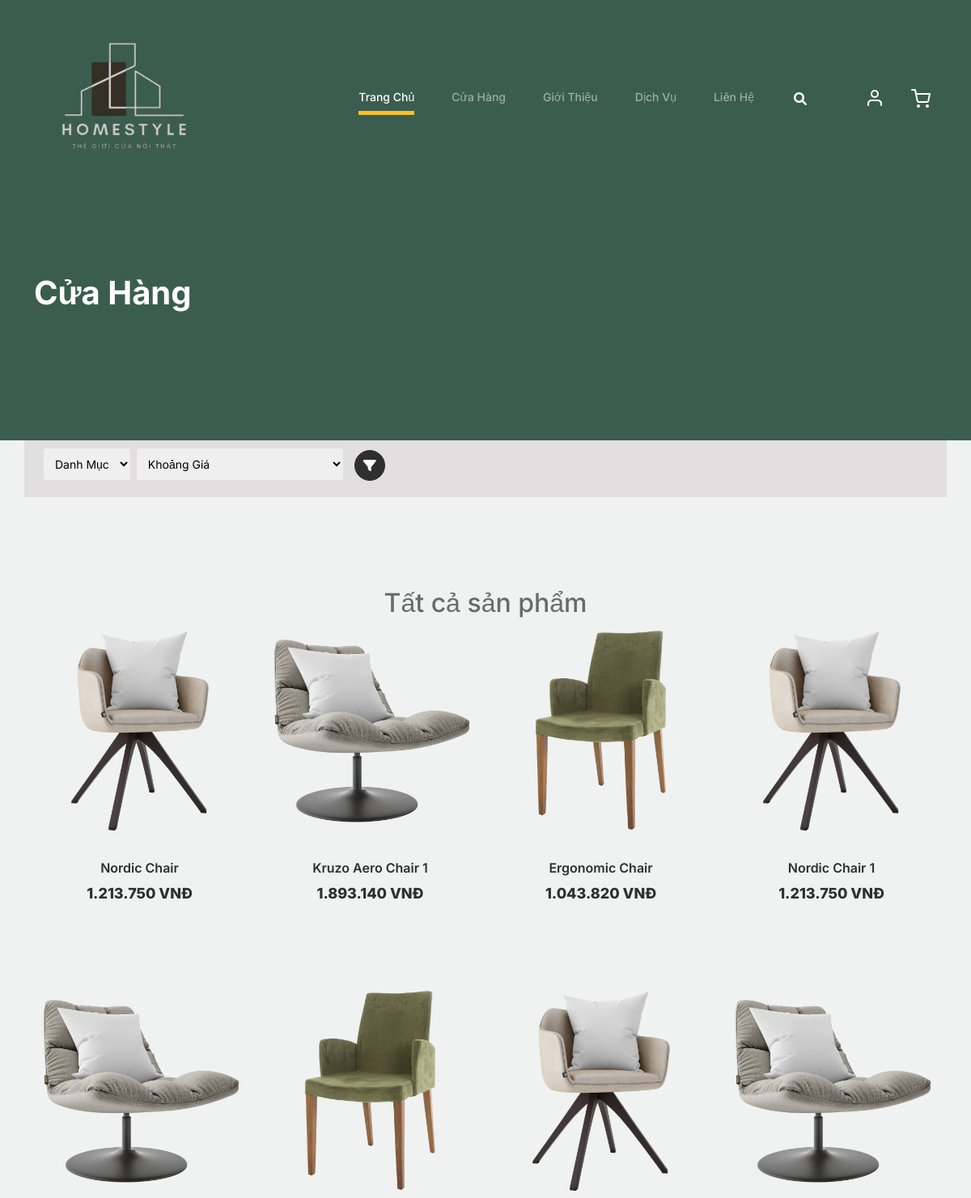
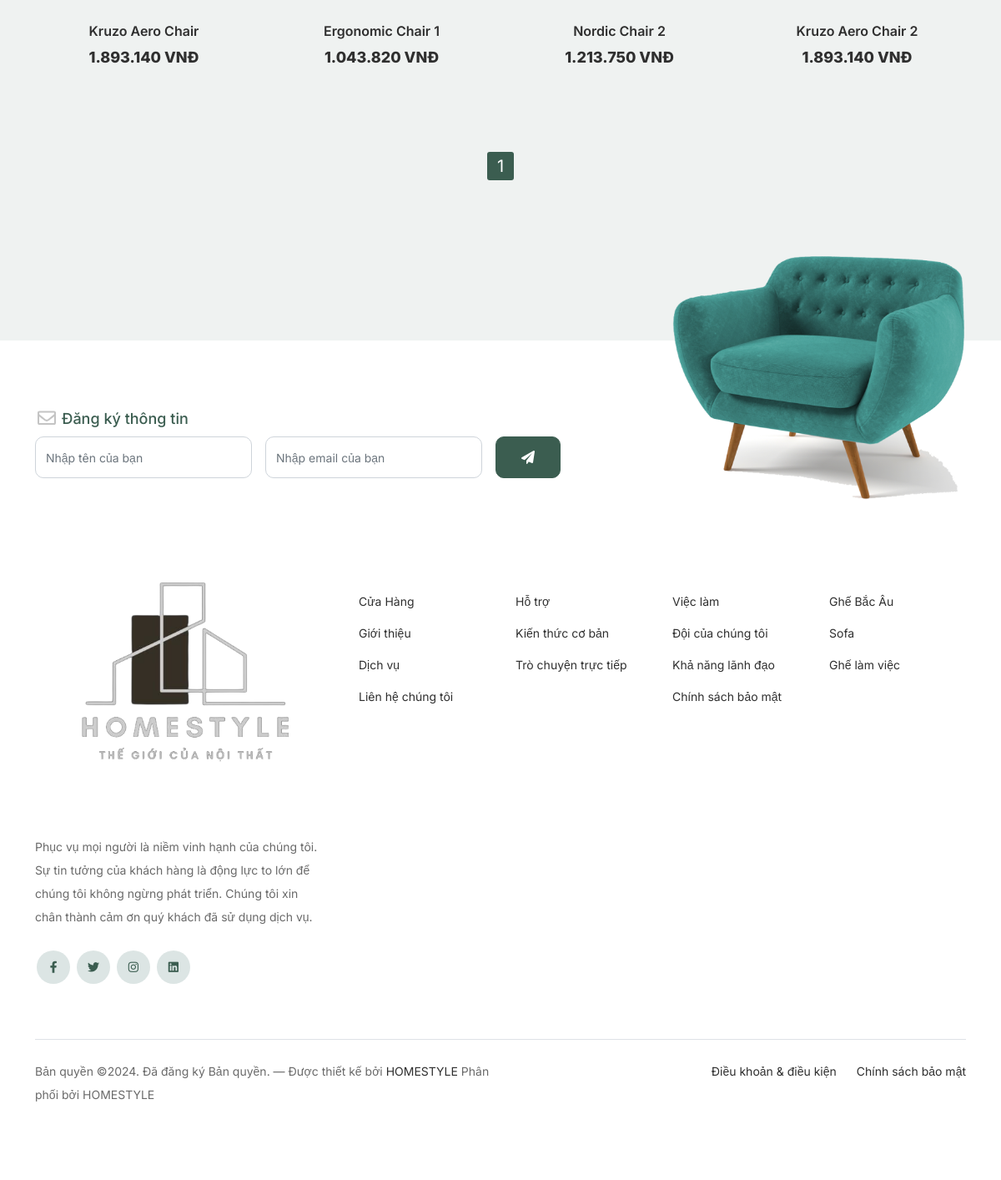
The app's page /index.php?page=shop with its own data (2 pictures, top to bottom).
### tables this page shows
CREATE TABLE `sanpham` (
  `id` int(11) NOT NULL,
  `ten` varchar(50) NOT NULL,
  `gia` float NOT NULL,
  `soluong` int(11) NOT NULL,
  `id_dm` int(11) NOT NULL,
  `img` varchar(300) NOT NULL,
  `view` int(11) NOT NULL,
  `tinhtrang` int(11) NOT NULL,
  `nhacungcap` int(11) NOT NULL,
  `mota` varchar(255) NOT NULL,
  `gioithieu` varchar(500) NOT NULL
);

### view/product.php (the view, shortened to what this page needs)
        <div class="hero">
				<div class="container">
					<div class="row justify-content-between">
						<div class="col-lg-5">
							<div class="intro-excerpt">
								<h1>Cửa Hàng</h1>
							</div>
						</div>
						<div class="col-lg-7">
						</div>
					</div>
				</div>
			</div>
<div class="container">
	<div class="row">
		<div class="kind_product">
		<form method="post" action="">
			<select class="select-category" id="category" name="category">
				<option value="">Danh Mục</option>
			</select>
			<select class="select-category" id="priceRange" name="priceRange">
				<option value="">Khoảng Giá</option>
			</select>
			<button class="btn btn-kind_category" type="submit" name="filter" value="filter">
				<i class="fa-solid fa-filter"></i>
			</button>
		</form>
		</div>
	</div>
</div>
		<?php
		  if(isset($_POST['filter'])){
			$whereClause = "";
			if($_POST['priceRange'] == '' && $_POST['category'] != ''){
				$category = $_POST['category'];
				$whereClause .= "id_dm = '$category'";
			}
			if($_POST['priceRange'] != '' && $_POST['category'] == ''){
				$priceRange = explode('-', $_POST['priceRange']);
				$minPrice = $priceRange[0];
				$maxPrice = $priceRange[1];
				$whereClause .= "gia BETWEEN $minPrice AND $maxPrice";
			}
			if($_POST['priceRange'] != '' && $_POST['category'] != ''){
				$category = $_POST['category'];
				$priceRange = explode('-', $_POST['priceRange']);
				$minPrice = $priceRange[0];
				$maxPrice = $priceRange[1];
				$whereClause .= "id_dm = '$category'" . "AND gia BETWEEN $minPrice AND $maxPrice";
			}
			if($_POST['category'] == '' && $_POST['priceRange'] == ''){
				echo
				'
				<div class="untree_co-section product-section before-footer-section">
					<div class="container">
						  <div class="row">
							<h2 class="text-center">Tất cả sản phẩm</h2>';
						$conn = conectdb();
						if(isset($_REQUEST['pagi'])){
							$offset = ($_REQUEST['pagi']-1)*8;
						}
						else $offset = 0;
						$stmt = $conn->query("SELECT * FROM sanpham limit 8 offset $offset");
						foreach($stmt as $product){
								echo '
								<div class="col-12 col-md-4 col-lg-3 mb-5">
								<form action="index.php?page=addcart" method = "post">
									<input type = "hidden" name="id" value="'.$product['id'].'">
									<input type = "hidden" name="img" value="'.$product['img'].'">
									<input type = "hidden" name="ten" value="'.$product['ten'].'">
									<input type = "hidden" name="gia" value="'.$product['gia'].'">
									<a class="product-item" href="index.php?page=Product Details">
										<img src="uploadsPr/'.$product['img'].'" class="img-fluid product-thumbnail">
										<h3 class="product-title">'.$product['ten'].'</h3>
										<strong class="product-price">' . number_format($product['gia'], 0, ',', '.') . ' VNĐ</strong>
										<button class="icon-cross" type="submit" name="sub" value="AddToCart">
											<img src="Assets/images/cross.svg" class="img-fluid">
										</button>
									</a>
								</form>
								</div>
								';
							}
						echo '
						</div>
						  </div>
				';
				echo '
				<div class="text-center load_page load-dis">';
				$rows = $conn->query("SELECT count(*) FROM sanpham")->fetchColumn();
				$total_pages = ceil($rows/8);
				if(isset($_GET['pagi'])){
					$pagi = $_GET['pagi'];
				}else{
					$pagi = 1;
				}
					$next = $pagi + 1;
					$prev = $pagi - 1;
				if($total_pages > 8){
				}
				if($pagi > 1){ echo '<a class="pagi_load pagi-icon" href="index.php?page=shop&pagi='.$prev.'"><i class="fa-solid fa-chevron-left"></i></a>';}
				for($i = 1; $i <= $total_pages; $i++){
					if($i == $pagi){
						echo '<li class="pagi_load active_pr">
							<a class="pagi_load bg-active" href="index.php?page=shop&pagi='.$i.'">'.$i.'</a>
						</li>';
					}else{
					echo '<a class="pagi_load clone-pagi" href="index.php?page=shop&pagi='.$i.'">'.$i.'</a>';}
				}
				if($pagi < $total_pages){ echo '<a class="pagi_load  pagi-icon" href="index.php?page=shop&pagi='.$next.'"><i class="fa-solid fa-chevron-right"></i></a>';}
				echo '
				</div>
				</div>
				</div>
				';
			}
			if($whereClause != ""){
						$filter = filter($whereClause);
						if(!empty($filter)){
							echo '
			<div class="untree_co-section product-section before-footer-section">
				<div class="container">
					<div class="row">
						<h2 class="text-center">Các Sản Phẩm</h2>';
						foreach($filter as $product){
						echo '
						<div class="col-12 col-md-4 col-lg-3 mb-5">
						<form action="index.php?page=addcart" method = "post">
							<input type = "hidden" name="id" value="'.$product['id'].'">
							<input type = "hidden" name="img" value="'.$product['img'].'">
							<input type = "hidden" name="ten" value="'.$product['ten'].'">
							<input type = "hidden" name="gia" value="'.$product['gia'].'">
							<a class="product-item" href="index.php?page=Product Details">
								<img src="uploadsPr/'.$product['img'].'" class="img-fluid product-thumbnail">
								<h3 class="product-title">'.$product['ten'].'</h3>
								<strong class="product-price">' . number_format($product['gia'], 0, ',', '.') . ' VNĐ</strong>
								<button class="icon-cross" type="submit" name="sub" value="AddToCart">
									<img src="Assets/images/cross.svg" class="img-fluid">
								</button>
							</a>
						</form>
						</div>
						';
						}
						echo '
					</div>
				</div>
			 ';
			 echo '
		<div class="text-center load_page load-dis">';
		$conn = conectdb();
		$rows = $conn->query("SELECT count(*) FROM sanpham")->fetchColumn();
		$total_pages = ceil($rows/8);
		if(isset($_GET['pagi'])){
			$pagi = $_GET['pagi'];
		}else{
			$pagi = 1;
		}
			$next = $pagi + 1;
			$prev = $pagi - 1;
		if($total_pages > 8){
		}
		if($pagi > 1){ echo '<a class="pagi_load pagi-icon" href="index.php?page=shop&pagi='.$prev.'"><i class="fa-solid fa-chevron-left"></i></a>';}
		for($i = 1; $i <= $total_pages; $i++){
			if($i == $pagi){
				echo '<li class="pagi_load active_pr"><a class="pagi_load bg-active" href="index.php?page=shop&pagi='.$i.'">'.$i.'</a></li>';
			}else{
			echo '<a class="pagi_load clone-pagi" href="index.php?page=shop&pagi='.$i.'">'.$i.'</a>';}
		}
		if($pagi < $total_pages){ echo '<a class="pagi_load  pagi-icon" href="index.php?page=shop&pagi='.$next.'"><i class="fa-solid fa-chevron-right"></i></a>';}
		echo '
		</div>
		</div>
		</div>
		';
			}else{
				echo '
				<div class="container">
					<p class="error_text error_center">Không tìm thấy sản phẩm</p>
					<div class="filter_hallow-parent">
						<img class="filter_hallow" src="https://lanhuonglip.com/assets/images/cart_empty.png"></img>
					</div>
				</div>';
			}
		}
	}else {
		echo
		'
		<div class="untree_co-section product-section before-footer-section">
		    <div class="container">
		      	<div class="row">
					<h2 class="text-center">Tất cả sản phẩm</h2>';
				$conn = conectdb();
                if(isset($_REQUEST['pagi'])){
                    $offset = ($_REQUEST['pagi']-1)*8;
                }
                else $offset = 0;
                $stmt = $conn->query("SELECT * FROM sanpham limit 8 offset $offset");
                foreach($stmt as $product){
						echo '
						<div class="col-12 col-md-4 col-lg-3 mb-5">
						<form action="index.php?page=addcart" method = "post">
							<input type = "hidden" name="id" value="'.$product['id'].'">
							<input type = "hidden" name="img" value="'.$product['img'].'">
							<input type = "hidden" name="ten" value="'.$product['ten'].'">
							<input type = "hidden" name="gia" value="'.$product['gia'].'">
							<a class="product-item" href="index.php?page=Product Details">
								<img src="uploadsPr/'.$product['img'].'" class="img-fluid product-thumbnail">
								<h3 class="product-title">'.$product['ten'].'</h3>
								<strong class="product-price">' . number_format($product['gia'], 0, ',', '.') . ' VNĐ</strong>
								<button class="icon-cross" type="submit" name="sub" value="AddToCart">
									<img src="Assets/images/cross.svg" class="img-fluid">
								</button>
							</a>
                    	</form>
						</div>
						';
					}
				echo '
				</div>
		      	</div>';
		echo '
		<div class="text-center load_page load-dis">';
		$rows = $conn->query("SELECT count(*) FROM sanpham")->fetchColumn();
		$total_pages = ceil($rows/8);
		if(isset($_GET['pagi'])){
			$pagi = $_GET['pagi'];
		}else{
			$pagi = 1;
		}
		for($i = 1; $i <= $total_pages; $i++){
			if($i == $pagi){
				echo '<li class="pagi_load active_pr">
					<a class="pagi_load bg-active" href="index.php?page=shop&pagi='.$i.'">'.$i.'</a>
				</li>';
			}else{
			echo '<a class="pagi_load clone-pagi" href="index.php?page=shop&pagi='.$i.'">'.$i.'</a>';}
		}
		echo '
		</div>
		</div>
		</div>
		';
	}
		?>

### view/header.php (shortened to what this page needs)
<!doctype html>
<html lang="en">
</html>
<head>
	<link href="Assets/css/bootstrap.min.css" rel="stylesheet">
	<link href="https://cdnjs.cloudflare.com/ajax/libs/font-awesome/6.0.0-beta3/css/all.min.css" rel="stylesheet">
	<link href="Assets/css/tiny-slider.css" rel="stylesheet">
	<link href="Assets/css/style.css" rel="stylesheet">
	<link href="Assets/css/product-details.css" rel="stylesheet">
</head>
<body>
	<nav class="custom-navbar navbar navbar navbar-expand-md navbar-dark bg-dark" arial-label="Furni navigation bar">
		<div class="container">
			<a class="navbar-brand" href="index.php?page=home">
				<img src="Assets/images/logo.png" alt="">
			</a>
			<div class="collapse navbar-collapse" id="navbarsFurni">
				<ul class="custom-navbar-nav navbar-nav ms-auto mb-2 mb-md-0">
					<li class="nav-item active">
						<a class="nav-link" href="index.php?page=home">Trang Chủ</a>
					</li>
					<li><a class="nav-link" href="index.php?page=shop">Cửa Hàng</a></li>
					<li><a class="nav-link" href="index.php?page=about">Giới Thiệu</a></li>
					<li><a class="nav-link" href="index.php?page=services">Dịch Vụ</a></li>
					<li><a class="nav-link" href="index.php?page=contact">Liên Hệ</a></li>
				</ul>
				<div class="col-auto">
                <div class="container">
                    <form action="index.php?page=search" method="post" id="searchForm" >
						<div class="input-group mb-3 search_gr">
                            <button class="btn_search btn " type="button" id="searchButton">
                                <i class="fa-solid fa-magnifying-glass" id="searchIcon"></i>
                            </button>
                        </div>
                    </form>
                </div>
            	</div>
				<ul class="custom-navbar-cta navbar-nav mb-2 mb-md-0 ms-5">
					<li class="custom-navbar-cta_list">
						<a class="nav-link" href="index.php?page=admin">
							<img src="Assets/images/user.svg">
						</a>
					</li>
					<li><a class="nav-link" href="index.php?page=cart"><img src="Assets/images/cart.svg"></a></li>
				</ul>
			</div>
		</div>
	</nav>
</body>

### index.php (shortened to what this page needs)
<?php
include "model/product.php";
include "view/header.php";
if (isset($_REQUEST['page'])) {
    $page = $_REQUEST['page'];
    switch ($page) {
        case 'shop':
            include "view/product.php";
            break;
    }
} else {
    include "view/home.php";
}
include "view/footer.php";
?>

### view/footer.php (shortened to what this page needs)
<footer class="footer-section">
			<div class="container relative">
				<div class="sofa-img">
					<img src="Assets/images/sofa.png" alt="Image" class="img-fluid">
				</div>
				<div class="row">
					<div class="col-lg-8">
						<div class="subscription-form">
							<h3 class="d-flex align-items-center"><span class="me-1"><img src="Assets/images/envelope-outline.svg" alt="Image" class="img-fluid"></span><span>Đăng ký thông tin</span></h3>
							<form action="#" class="row g-3">
								<div class="col-auto">
									<input type="text" class="form-control" placeholder="Nhập tên của bạn">
								</div>
								<div class="col-auto">
									<input type="email" class="form-control" placeholder="Nhập email của bạn">
								</div>
								<div class="col-auto">
									<button class="btn btn-primary">
										<span class="fa fa-paper-plane"></span>
									</button>
								</div>
							</form>
						</div>
					</div>
				</div>
				<div class="row g-5 mb-5">
					<div class="col-lg-4">
						<div class="mb-4 footer-logo-wrap">
							<a href="#" class="footer-logo"  ><img class="card-img" src="Assets/images/logo.png" alt=""></a>
					</div>
						<p class="mb-4">Phục vụ mọi người là niềm vinh hạnh của chúng tôi. Sự tin tưởng của khách hàng là động lực to lớn để chúng tôi không ngừng phát triển. Chúng tôi xin chân thành cảm ơn quý khách đã sử dụng dịch vụ.</p>
						<ul class="list-unstyled custom-social">
							<li><a href="#"><span class="fa fa-brands fa-facebook-f"></span></a></li>
							<li><a href="#"><span class="fa fa-brands fa-twitter"></span></a></li>
							<li><a href="#"><span class="fa fa-brands fa-instagram"></span></a></li>
							<li><a href="#"><span class="fa fa-brands fa-linkedin"></span></a></li>
						</ul>
					</div>
					<div class="col-lg-8">
						<div class="row links-wrap">
							<div class="col-6 col-sm-6 col-md-3">
								<ul class="list-unstyled">
									<li><a href="index.php?page=shop">Cửa Hàng</a></li>
									<li><a href="index.php?page=about">Giới thiệu</a></li>
									<li><a href="index.php?page=services">Dịch vụ</a></li>
									<li><a href="index.php?page=contact">Liên hệ chúng tôi</a></li>
								</ul>
							</div>
							<div class="col-6 col-sm-6 col-md-3">
								<ul class="list-unstyled">
									<li><a href="#">Hỗ trợ </a></li>
									<li><a href="#">Kiến thức cơ bản</li>
									<li><a href="#">Trò chuyện trực tiếp</a></li>
								</ul>
							</div>
							<div class="col-6 col-sm-6 col-md-3">
								<ul class="list-unstyled">
									<li><a href="#">Việc làm</a></li>
									<li><a href="#">Đội của chúng tôi</a></li>
									<li><a href="#">Khả năng lãnh đạo</a></li>
									<li><a href="#">Chính sách bảo mật</a></li>
								</ul>
							</div>
							<div class="col-6 col-sm-6 col-md-3">
								<ul class="list-unstyled">
									<li><a href="index.php?page=Product Details">Ghế Bắc Âu</a></li>
									<li><a href="index.php?page=Product Details">Sofa</a></li>
									<li><a href="#">Ghế làm việc</a></li>
								</ul>
							</div>
						</div>
					</div>
				</div>
				<div class="border-top copyright">
					<div class="row pt-4">
						<div class="col-lg-6">
							<p class="mb-2 text-center text-lg-start">Bản quyền &copy;. Đã đăng ký Bản quyền. &mdash; Được thiết kế  bởi <a href="index.php">HOMESTYLE</a> Phân phối bởi HOMESTYLE
            </p>
						</div>
						<div class="col-lg-6 text-center text-lg-end">
							<ul class="list-unstyled d-inline-flex ms-auto">
								<li class="me-4"><a href="#">Điều khoản &amp; điều kiện</a></li>
								<li><a href="#">Chính sách bảo mật</a></li>
							</ul>
						</div>
					</div>
				</div>
			</div>
		</footer>
	</body>

### records on screen
sanpham: img (picture), ten "Nordic Chair", gia "1.213.750"
sanpham: img (picture), ten "Kruzo Aero Chair 1", gia "1.893.140"
sanpham: img (picture), ten "Ergonomic Chair", gia "1.043.820"
sanpham: img (picture), ten "Nordic Chair 1", gia "1.213.750"
sanpham: img (picture), ten "Kruzo Aero Chair", gia "1.893.140"
sanpham: img (picture), ten "Ergonomic Chair 1", gia "1.043.820"
sanpham: img (picture), ten "Nordic Chair 2", gia "1.213.750"
sanpham: img (picture), ten "Kruzo Aero Chair 2", gia "1.893.140"
